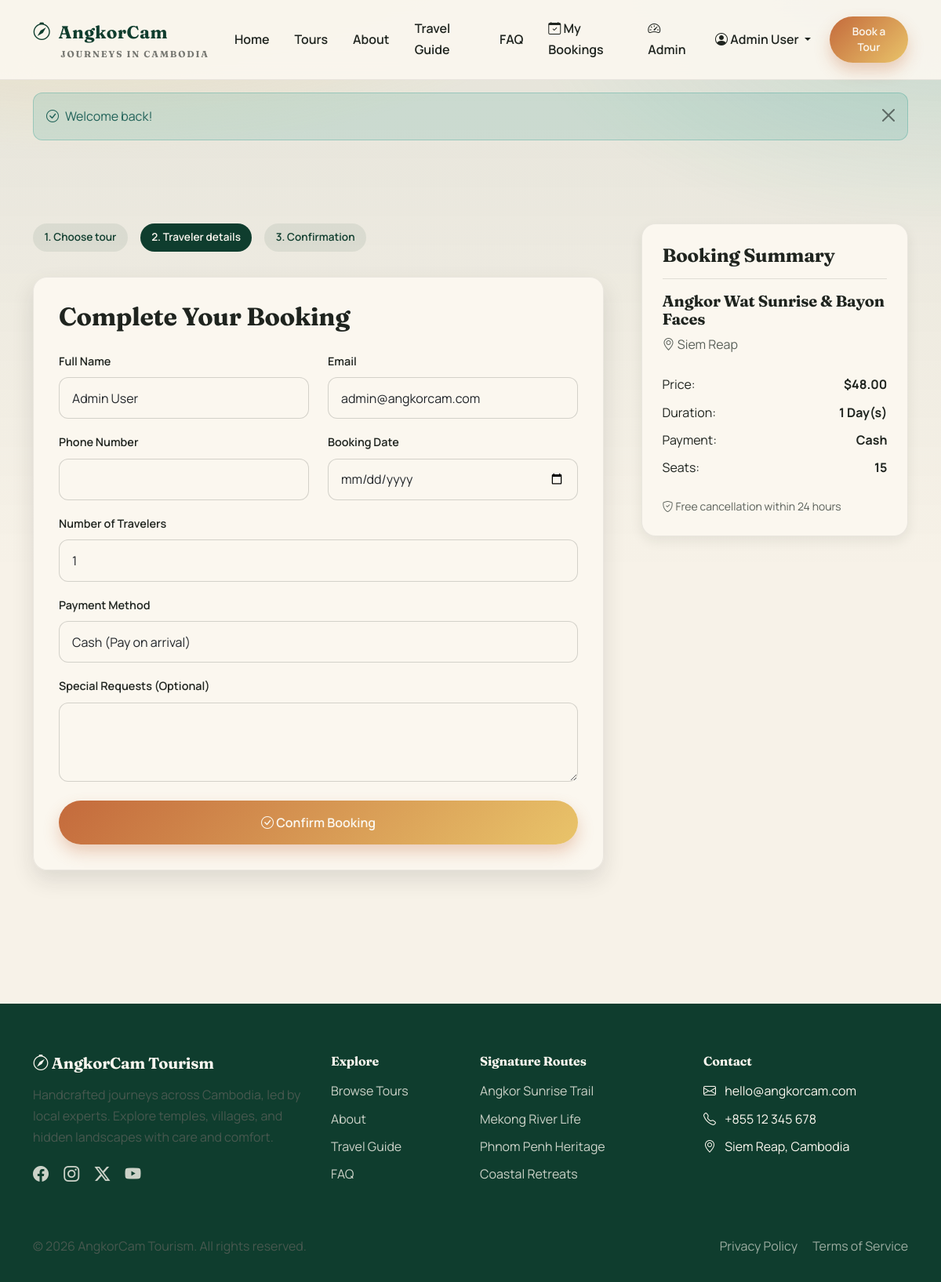
Page /?page=booking&tour_id=1 (signed in) on the committed database.
### tables this page shows
CREATE TABLE users (
    id INT UNSIGNED AUTO_INCREMENT PRIMARY KEY,
    name VARCHAR(100) NOT NULL,
    email VARCHAR(150) UNIQUE NOT NULL,
    password VARCHAR(255) NOT NULL,
    role ENUM('customer', 'admin') DEFAULT 'customer',
    phone VARCHAR(20),
    status ENUM('active', 'inactive') DEFAULT 'active',
    created_at TIMESTAMP DEFAULT CURRENT_TIMESTAMP,
    updated_at TIMESTAMP DEFAULT CURRENT_TIMESTAMP ON UPDATE CURRENT_TIMESTAMP,
    
    INDEX idx_email (email),
    INDEX idx_role (role),
    INDEX idx_status (status)
);

CREATE TABLE tours (
    id INT UNSIGNED AUTO_INCREMENT PRIMARY KEY,
    title VARCHAR(200) NOT NULL,
    slug VARCHAR(255) UNIQUE NOT NULL,
    location VARCHAR(100) NOT NULL,
    category VARCHAR(50) NOT NULL DEFAULT 'Cultural',
    price DECIMAL(10,2) NOT NULL,
    duration INT NOT NULL COMMENT 'Duration in days',
    description TEXT,
    highlights TEXT COMMENT 'What makes this tour special',
    included TEXT COMMENT 'What is included',
    excluded TEXT COMMENT 'What is not included',
    image VARCHAR(255),
    available_seats INT DEFAULT 15,
    status ENUM('active', 'inactive') DEFAULT 'active',
    created_at TIMESTAMP DEFAULT CURRENT_TIMESTAMP,
    updated_at TIMESTAMP DEFAULT CURRENT_TIMESTAMP ON UPDATE CURRENT_TIMESTAMP,
    
    INDEX idx_slug (slug),
    INDEX idx_location (location),
    INDEX idx_category (category),
    INDEX idx_status (status),
    INDEX idx_price (price)
);

### config/config.php (called while the page is built, shortened)
<?php
try {
    $dsn = "mysql:host=" . DB_HOST . ";port=" . DB_PORT . ";dbname=" . DB_NAME . ";charset=utf8mb4";
    $options = [
        PDO::ATTR_ERRMODE => PDO::ERRMODE_EXCEPTION,
        PDO::ATTR_DEFAULT_FETCH_MODE => PDO::FETCH_ASSOC,
        PDO::ATTR_EMULATE_PREPARES => false
    ];
    $db = new PDO($dsn, DB_USER, DB_PASS, $options);
} catch (PDOException $e) {
    die("Database Connection Failed: " . $e->getMessage());
}
function base64UrlDecode($data) {
    $remainder = strlen($data) % 4;
    if ($remainder) {
        $data .= str_repeat('=', 4 - $remainder);
    }
    return base64_decode(strtr($data, '-_', '+/'));
}
function jwtDecode($token, $secret) {
    $parts = explode('.', $token);
    [$headerB64, $payloadB64, $signatureB64] = $parts;
    $header = json_decode(base64UrlDecode($headerB64), true);
    $payload = json_decode(base64UrlDecode($payloadB64), true);
    $signature = base64UrlDecode($signatureB64);
    $expected = hash_hmac('sha256', $headerB64 . '.' . $payloadB64, $secret, true);
    $now = time();
    return $payload;
}
function getAuthPayload() {
    $token = $_COOKIE['auth_token'] ?? null;
    return jwtDecode($token, JWT_SECRET);
}
function e($value) {
    return htmlspecialchars($value ?? '', ENT_QUOTES, 'UTF-8');
}
function isLoggedIn() {
    return getAuthPayload() !== null;
}
function isAdmin() {
    $payload = getAuthPayload();
    return $payload && ($payload['role'] ?? '') === 'admin';
}
function getUser() {
    $payload = getAuthPayload();
    return [
        'id' => $payload['sub'] ?? null,
        'name' => $payload['name'] ?? null,
        'email' => $payload['email'] ?? null,
        'role' => $payload['role'] ?? null
    ];
}
function getFlash($type) {
    if (isset($_SESSION['flash_' . $type])) {
        $message = $_SESSION['flash_' . $type];
        return $message;
    }
    return null;
}
function formatPrice($amount) {
    return '$' . number_format((float)$amount, 2);
}
function asset($path) {
    $path = ltrim($path, '/');
    if (!empty($_SERVER['SCRIPT_NAME'])) {
        $base = str_replace('\\', '/', dirname($_SERVER['SCRIPT_NAME']));
        $base = rtrim($base, '/');
        return ($base === '' ? '' : $base) . '/' . $path;
    }
    return APP_URL . '/public/' . $path;
}
function requireLogin() {
    $payload = getAuthPayload();
    $userId = (int)($payload['sub'] ?? 0);
    global $db;
    $userModel = new User($db);
    $user = $userModel->getById($userId);
}
require_once BASE_PATH . '/app/Models/User.php';
require_once BASE_PATH . '/app/Models/Tour.php';
require_once BASE_PATH . '/app/Models/Booking.php';

### app/Models/User.php (called while the page is built, shortened)
<?php
class User {
    private $db;
    public function __construct($database) {
        $this->db = $database;
    }
    public function getById($id) {
        $stmt = $this->db->prepare("SELECT * FROM users WHERE id = ?");
        $stmt->execute([$id]);
        return $stmt->fetch();
    }
}

### app/Models/Tour.php (called while the page is built, shortened)
<?php
class Tour {
    private $db;
    public function __construct($database) {
        $this->db = $database;
    }
    public function getById($id) {
        $stmt = $this->db->prepare("SELECT * FROM tours WHERE id = ? AND status = 'active'");
        $stmt->execute([$id]);
        return $stmt->fetch();
    }
}

### views/pages/public/booking.php (the view, shortened to what this page needs)
<?php
requireLogin();
$currentUser = getUser();
$tour_id = $_GET['tour_id'] ?? 0;
$tourModel = new Tour($db);
$tour = $tourModel->getById($tour_id);
?>
<section class="section">
    <div class="container">
        <div class="row g-5">
            <div class="col-lg-8">
                <div class="stepper">
                    <span class="step">1. Choose tour</span>
                    <span class="step active">2. Traveler details</span>
                    <span class="step">3. Confirmation</span>
                </div>
                <div class="glass-card">
                    <h2 class="mb-4">Complete Your Booking</h2>
                    <form method="POST" action="?page=process-booking">
                        <div class="row">
                            <div class="col-md-6 mb-3">
                                <label class="form-label">Full Name</label>
                                <input type="text" name="customer_name" class="form-control" value="<?= e($currentUser['name'] ?? '') ?>" required>
                            </div>
                            <div class="col-md-6 mb-3">
                                <label class="form-label">Email</label>
                                <input type="email" name="customer_email" class="form-control" value="<?= e($currentUser['email'] ?? '') ?>" required>
                            </div>
                        </div>
                        <div class="row">
                            <div class="col-md-6 mb-3">
                                <label class="form-label">Phone Number</label>
                                <input type="tel" name="customer_phone" class="form-control" required>
                            </div>
                            <div class="col-md-6 mb-3">
                                <label class="form-label">Booking Date</label>
                                <input type="date" name="booking_date" class="form-control" min="<?= date('Y-m-d') ?>" required>
                            </div>
                        </div>
                        <div class="mb-3">
                            <label class="form-label">Number of Travelers</label>
                            <input type="number" name="travelers" class="form-control" value="1" min="1" max="<?= $tour['available_seats'] ?>" required>
                        </div>
                        <div class="mb-3">
                            <label class="form-label">Payment Method</label>
                            <select name="payment_method" class="form-select" required>
                                <option value="cash" selected>Cash (Pay on arrival)</option>
                            </select>
                        </div>
                        <div class="mb-4">
                            <label class="form-label">Special Requests (Optional)</label>
                            <textarea name="notes" class="form-control" rows="3"></textarea>
                        </div>
                        <button type="submit" class="btn btn-gradient btn-lg w-100">
                            <i class="bi bi-check-circle"></i> Confirm Booking
                        </button>
                    </form>
                </div>
            </div>
            <div class="col-lg-4">
                <div class="booking-card sticky-top" style="top: 110px;">
                    <h4>Booking Summary</h4>
                    <hr>
                    <h5><?= e($tour['title']) ?></h5>
                    <p class="text-muted"><i class="bi bi-geo-alt"></i> <?= e($tour['location']) ?></p>
                    <div class="mt-4">
                        <div class="d-flex justify-content-between mb-2">
                            <span>Price:</span>
                            <strong><?= formatPrice($tour['price']) ?></strong>
                        </div>
                        <div class="d-flex justify-content-between mb-2">
                            <span>Duration:</span>
                            <strong><?= $tour['duration'] ?> Day(s)</strong>
                        </div>
                        <div class="d-flex justify-content-between mb-2">
                            <span>Payment:</span>
                            <strong>Cash</strong>
                        </div>
                        <div class="d-flex justify-content-between">
                            <span>Seats:</span>
                            <strong><?= $tour['available_seats'] ?></strong>
                        </div>
                    </div>
                    <div class="mt-4 small text-muted">
                        <i class="bi bi-shield-check"></i> Free cancellation within 24 hours
                    </div>
                </div>
            </div>
        </div>
    </div>
</section>
<?php $content = ob_get_clean(); require __DIR__ . '/../../layouts/main.php'; ?>

### views/layouts/main.php (shortened to what this page needs)
<?php $currentUser = getUser(); ?>
<!DOCTYPE html>
<html lang="en">
<head>
    <link href="https://cdn.jsdelivr.net/npm/bootstrap@5.3.2/dist/css/bootstrap.min.css" rel="stylesheet">
    <link rel="stylesheet" href="https://cdn.jsdelivr.net/npm/bootstrap-icons@1.11.0/font/bootstrap-icons.css">
    <link href="<?= asset('css/style.css') ?>" rel="stylesheet">
</head>
<body>
    <nav class="navbar navbar-expand-lg">
        <div class="container">
            <a class="navbar-brand" href="?page=home">
                <span class="brand-mark">
                    <i class="bi bi-compass"></i>
                    AngkorCam
                </span>
                <span class="brand-tagline">Journeys in Cambodia</span>
            </a>
            <div class="collapse navbar-collapse" id="navbarNav">
                <ul class="navbar-nav ms-auto align-items-lg-center">
                    <li class="nav-item">
                        <a class="nav-link" href="?page=home">Home</a>
                    </li>
                    <li class="nav-item">
                        <a class="nav-link" href="?page=tours">Tours</a>
                    </li>
                    <li class="nav-item">
                        <a class="nav-link" href="?page=about">About</a>
                    </li>
                    <li class="nav-item">
                        <a class="nav-link" href="?page=travel-guide">Travel Guide</a>
                    </li>
                    <li class="nav-item">
                        <a class="nav-link" href="?page=faq">FAQ</a>
                    </li>
                    <?php if (isLoggedIn()): ?>
                        <li class="nav-item">
                            <a class="nav-link" href="?page=my-bookings">
                                <i class="bi bi-calendar-check"></i> My Bookings
                            </a>
                        </li>
                        <?php if (isAdmin()): ?>
                            <li class="nav-item">
                                <a class="nav-link" href="?page=admin">
                                    <i class="bi bi-speedometer2"></i> Admin
                                </a>
                            </li>
                        <?php endif; ?>
                        <li class="nav-item dropdown">
                            <a class="nav-link dropdown-toggle" href="#" role="button" data-bs-toggle="dropdown">
                                <i class="bi bi-person-circle"></i> <?= e($currentUser['name'] ?? 'Account') ?>
                            </a>
                        </li>
                        <li class="nav-item ms-lg-2">
                            <a class="btn btn-gradient btn-sm" href="?page=tours">Book a Tour</a>
                        </li>
                    <?php endif; ?>
                </ul>
            </div>
        </div>
    </nav>
    <?php if ($success = getFlash('success')): ?>
        <div class="container mt-3">
            <div class="alert alert-success alert-dismissible fade show" role="alert">
                <i class="bi bi-check-circle me-2"></i><?= e($success) ?>
                <button type="button" class="btn-close" data-bs-dismiss="alert"></button>
            </div>
        </div>
    <?php endif; ?>
    <main>
        <?= $content ?>
    </main>
    <footer class="footer">
        <div class="container">
            <div class="row">
                <div class="col-lg-4 mb-4 mb-lg-0">
                    <h5 class="mb-3">
                        <i class="bi bi-compass"></i> AngkorCam Tourism
                    </h5>
                    <p class="opacity-75">
                        Handcrafted journeys across Cambodia, led by local experts. Explore temples,
                        villages, and hidden landscapes with care and comfort.
                    </p>
                    <div class="mt-3">
                        <a href="#" class="me-3 fs-5"><i class="bi bi-facebook"></i></a>
                        <a href="#" class="me-3 fs-5"><i class="bi bi-instagram"></i></a>
                        <a href="#" class="me-3 fs-5"><i class="bi bi-twitter-x"></i></a>
                        <a href="#" class="fs-5"><i class="bi bi-youtube"></i></a>
                    </div>
                </div>
                <div class="col-lg-2 col-md-4 mb-4 mb-lg-0">
                    <h6 class="mb-3">Explore</h6>
                    <ul class="list-unstyled">
                        <li class="mb-2"><a href="?page=tours">Browse Tours</a></li>
                        <li class="mb-2"><a href="?page=about">About</a></li>
                        <li class="mb-2"><a href="?page=travel-guide">Travel Guide</a></li>
                        <li class="mb-2"><a href="?page=faq">FAQ</a></li>
                    </ul>
                </div>
                <div class="col-lg-3 col-md-4 mb-4 mb-lg-0">
                    <h6 class="mb-3">Signature Routes</h6>
                    <ul class="list-unstyled">
                        <li class="mb-2"><a href="?page=tours">Angkor Sunrise Trail</a></li>
                        <li class="mb-2"><a href="?page=tours">Mekong River Life</a></li>
                        <li class="mb-2"><a href="?page=tours">Phnom Penh Heritage</a></li>
                        <li class="mb-2"><a href="?page=tours">Coastal Retreats</a></li>
                    </ul>
                </div>
                <div class="col-lg-3 col-md-4">
                    <h6 class="mb-3">Contact</h6>
                    <ul class="list-unstyled">
                        <li class="mb-2">
                            <i class="bi bi-envelope me-2"></i>
                            hello@angkorcam.com
                        </li>
                        <li class="mb-2">
                            <i class="bi bi-telephone me-2"></i>
                            +855 12 345 678
                        </li>
                        <li class="mb-2">
                            <i class="bi bi-geo-alt me-2"></i>
                            Siem Reap, Cambodia
                        </li>
                    </ul>
                </div>
            </div>
            <hr class="my-4 opacity-25">
            <div class="row align-items-center">
                <div class="col-md-6 text-center text-md-start mb-3 mb-md-0">
                    <p class="mb-0 opacity-75">&copy; <?= date('Y') ?> AngkorCam Tourism. All rights reserved.</p>
                </div>
                <div class="col-md-6 text-center text-md-end">
                    <a href="?page=privacy" class="me-3 opacity-75">Privacy Policy</a>
                    <a href="?page=terms" class="opacity-75">Terms of Service</a>
                </div>
            </div>
        </div>
    </footer>
</body>
</html>

### rows in the picture
users: name "Admin User", customer_name "Admin User", customer_email "admin@angkorcam.com"
tours: title "Angkor Wat Sunrise & Bayon Faces", location "Siem Reap", price "$48.00", duration "1", available_seats "15"

### other values in the picture
$success "Welcome back!"
